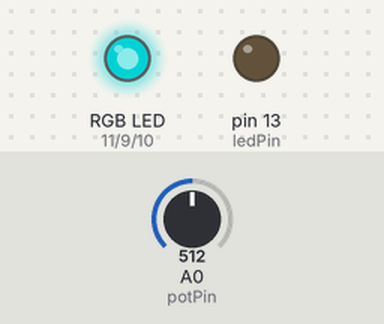
Bench run of a sketch on a simulated Arduino Uno, built with avr-gcc and run on an emulated ATmega328P. Parts: an RGB LED mixed from three pins (HIGH = lit), output pins drawn as LEDs (lit = HIGH). Dashed ring = blinking. Inputs (shaded band) come from the test bench; at power-on: A0 (potPin) = 512. Dim RGB values are drawn brighter than linear.

Above: at 1.2 s.
1.3 s: A0 (potPin) set to 900
At 1.38 s:
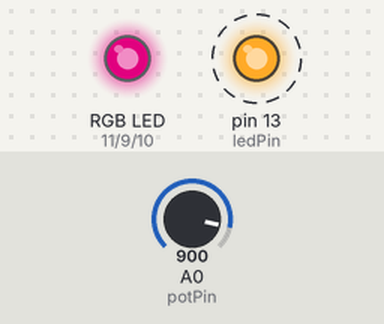
4.3 s: A0 (potPin) set to 1023
At 5.0 s:
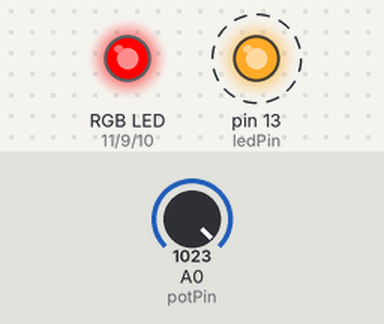
7.3 s: A0 (potPin) set to 716
At 8.11 s:
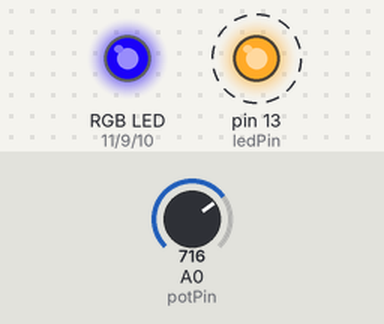
10.3 s: A0 (potPin) set to 331
At 11.5 s:
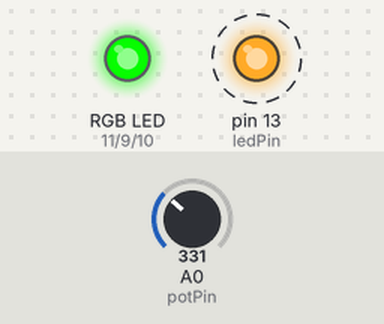
13.3 s: A0 (potPin) set to 351
At 14.2 s:
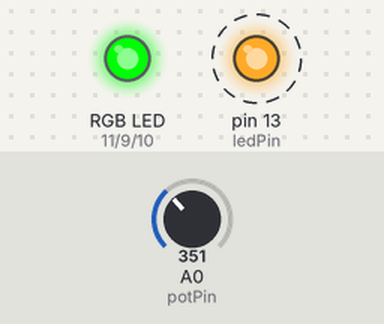
16.3 s: A0 (potPin) set to 0
At 16.53 s:
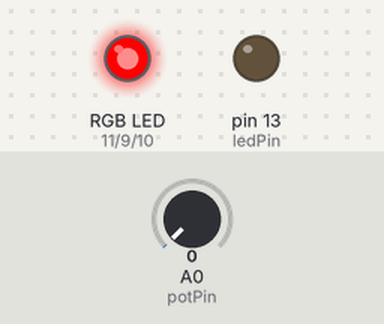
Timing chart, 0 to 20.3 s (numbered marks = the images above; inputs shaded):
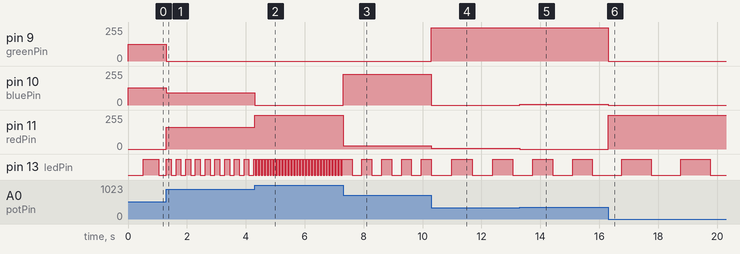

The sketch:

RGB_LIGHT.ino
```cpp
// C++ code
//
int potPin= A0;
int redPin= 11;
int bluePin= 10;
int greenPin= 9;
int ledPin= 13;

int potValue=0;
unsigned long previousMillis =0;
bool ledState= false;

void setup(){
  pinMode(redPin, OUTPUT);
  pinMode(bluePin, OUTPUT);
  pinMode(greenPin, OUTPUT);
  pinMode(ledPin, OUTPUT);
}

void loop(){
  potValue= analogRead(potPin);

  if (potValue<341){
    int r= map(potValue, 0,340,255,0);
    int g= map(potValue, 0,340,0,255);
    int b= 0;

    analogWrite(redPin, r);
    analogWrite(bluePin, b);
    analogWrite(greenPin, g);
  }

  else if(potValue <682){
    int r= 0;
    int g= map(potValue, 341, 681, 255, 0);
    int b= map(potValue, 341, 681, 0, 255);

    analogWrite(redPin, r);
    analogWrite(bluePin, b);
    analogWrite(greenPin, g);
  }

  else {
    int r= map(potValue, 682, 1023, 0,255);
    int g=0;
    int b= map(potValue, 682, 1023, 255,0);

    analogWrite(redPin, r);
    analogWrite(bluePin, b);
    analogWrite(greenPin, g);
  }
  long blinkInterval = map(potValue, 0, 1023, 1000, 50);

  unsigned long currentMillis = millis();

  if (currentMillis - previousMillis >= blinkInterval) {
    previousMillis = currentMillis;
    ledState = !ledState;
    digitalWrite(ledPin, ledState);
  }

}
  
```

Measured:
- after the input at 1.3 s, pin 9 (greenPin): 127/255 → 0/255 at once; pin 10 (bluePin): 128/255 → 92/255 at once; pin 11 (redPin): 0/255 → 163/255 at once; pin 13 (ledPin): alternates HIGH for 0.16 s and LOW for 0.16 s, starting at once
- after the input at 4.3 s, pin 10 (bluePin): 92/255 → 0/255 at once; pin 11 (redPin): 163/255 → 255/255 at once; pin 13 (ledPin): alternates HIGH for 0.05 s and LOW for 0.05 s, starting at once
- after the input at 7.3 s, pin 10 (bluePin): 0/255 → 230/255 at once; pin 11 (redPin): 255/255 → 25/255 at once; pin 13 (ledPin): alternates HIGH for 0.34 s and LOW for 0.34 s, starting after 0.31 s
- after the input at 10.3 s, pin 9 (greenPin): 0/255 → 248/255 at once; pin 10 (bluePin): 230/255 → 0/255 at once; pin 11 (redPin): 25/255 → 7/255 at once; pin 13 (ledPin): alternates HIGH for 0.69 s and LOW for 0.69 s, starting after 0.69 s
- after the input at 13.3 s, pin 10 (bluePin): 0/255 → 7/255 at once; pin 11 (redPin): 7/255 → 0/255 at once
- after the input at 16.3 s, pin 9 (greenPin): 248/255 → 0/255 at once; pin 10 (bluePin): 7/255 → 0/255 at once; pin 11 (redPin): 0/255 → 255/255 at once; pin 13 (ledPin): alternates HIGH for 1.0 s and LOW for 1.0 s, starting after 0.47 s
